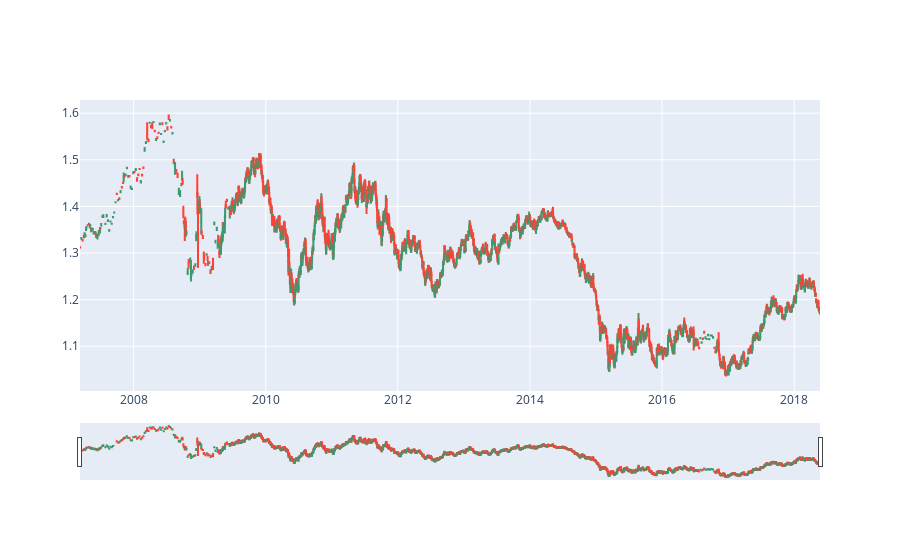

Source (notebook cell):
### Markdown cell above
All the values are valid now. This approach is not the best one, because we are not taking into account the temporal structure of the data and we are arbitrarily replacing the values (low value could be lower than close). However, it is a good first approach to deal with the problem.

Let's recheck the data

### Code cell
# plot candlestick with plotly, draw vertical line where the values are invalid
fig = go.Figure(data=[go.Candlestick(x=train_final['Time'],
                open=train_final['Open'],
                high=train_final['High'],
                low=train_final['Low'],
                close=train_final['Close'])])

for invalid in train_final[train_final['valid2'] == False]['Time']:
    fig.add_shape(type="line",
    x0=invalid,
    y0=1,
    x1=invalid,
    y1=1.65,
    line=dict(color="orange",width=1),
    opacity=0.5)

fig.show()

### Figure 1 — Plotly figure (JSON) as saved in the notebook; plotly's stock layout.template omitted (floating-point values rounded to 4 significant figures; data arrays with more than 128 entries replaced by an {"elided": "..."} marker saying what was removed)
{"data": [{"close": {"elided": "2849 float values"}, "high": {"elided": "2849 float values"}, "low": {"elided": "2849 float values"}, "open": {"elided": "2849 float values"}, "type": "candlestick", "x": {"elided": "2849 str values"}}], "layout": {}}
